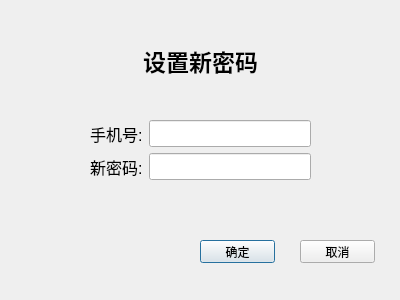
<?xml version="1.0" encoding="UTF-8"?>
<ui version="4.0">
 <class>Passwordback1</class>
 <widget class="QDialog" name="Passwordback1">
  <property name="geometry">
   <rect>
    <x>0</x>
    <y>0</y>
    <width>400</width>
    <height>300</height>
   </rect>
  </property>
  <property name="windowTitle">
   <string>更改密码</string>
  </property>
  <widget class="QLabel" name="label">
   <property name="geometry">
    <rect>
     <x>0</x>
     <y>40</y>
     <width>401</width>
     <height>41</height>
    </rect>
   </property>
   <property name="font">
    <font>
     <pointsize>17</pointsize>
     <weight>75</weight>
     <bold>true</bold>
    </font>
   </property>
   <property name="text">
    <string>设置新密码</string>
   </property>
   <property name="alignment">
    <set>Qt::AlignCenter</set>
   </property>
  </widget>
  <widget class="QWidget" name="formLayoutWidget">
   <property name="geometry">
    <rect>
     <x>90</x>
     <y>120</y>
     <width>221</width>
     <height>81</height>
    </rect>
   </property>
   <property name="font">
    <font>
     <pointsize>12</pointsize>
    </font>
   </property>
   <layout class="QFormLayout" name="formLayout">
    <item row="0" column="0">
     <widget class="QLabel" name="Label">
      <property name="font">
       <font>
        <pointsize>12</pointsize>
       </font>
      </property>
      <property name="text">
       <string>手机号:</string>
      </property>
     </widget>
    </item>
    <item row="0" column="1">
     <widget class="QLineEdit" name="LineEdit">
      <property name="font">
       <font>
        <pointsize>12</pointsize>
       </font>
      </property>
     </widget>
    </item>
    <item row="1" column="0">
     <widget class="QLabel" name="Label_2">
      <property name="font">
       <font>
        <pointsize>12</pointsize>
       </font>
      </property>
      <property name="text">
       <string>新密码:</string>
      </property>
     </widget>
    </item>
    <item row="1" column="1">
     <widget class="QLineEdit" name="LineEdit_2">
      <property name="font">
       <font>
        <pointsize>12</pointsize>
       </font>
      </property>
      <property name="echoMode">
       <enum>QLineEdit::Password</enum>
      </property>
     </widget>
    </item>
   </layout>
  </widget>
  <widget class="QPushButton" name="pushButton">
   <property name="geometry">
    <rect>
     <x>200</x>
     <y>240</y>
     <width>75</width>
     <height>23</height>
    </rect>
   </property>
   <property name="text">
    <string>确定</string>
   </property>
  </widget>
  <widget class="QPushButton" name="pushButton_2">
   <property name="geometry">
    <rect>
     <x>300</x>
     <y>240</y>
     <width>75</width>
     <height>23</height>
    </rect>
   </property>
   <property name="text">
    <string>取消</string>
   </property>
  </widget>
 </widget>
 <resources/>
 <connections>
  <connection>
   <sender>pushButton_2</sender>
   <signal>clicked()</signal>
   <receiver>Passwordback1</receiver>
   <slot>close()</slot>
   <hints>
    <hint type="sourcelabel">
     <x>334</x>
     <y>243</y>
    </hint>
    <hint type="destinationlabel">
     <x>438</x>
     <y>206</y>
    </hint>
   </hints>
  </connection>
 </connections>
</ui>
